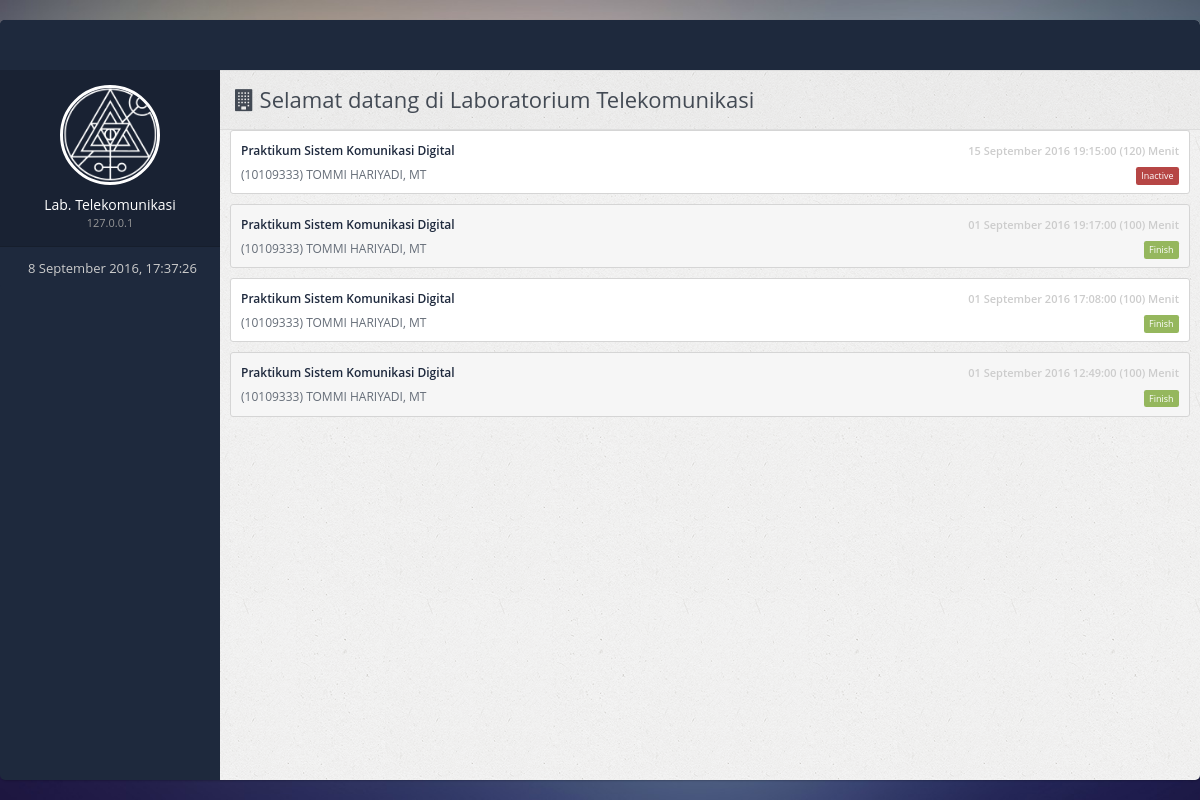
The page /absensi-machine on the database its author committed.
### tables this page shows
CREATE TABLE `laboratorium` (
  `id` int(11) NOT NULL,
  `nama_laboratorium` varchar(100) NOT NULL,
  `ip_address` varchar(16) NOT NULL,
  `created_at` datetime NOT NULL DEFAULT CURRENT_TIMESTAMP,
  `updated_at` timestamp NOT NULL DEFAULT CURRENT_TIMESTAMP ON UPDATE CURRENT_TIMESTAMP,
  `created_by` int(11) NOT NULL,
  `updated_by` int(11) NOT NULL
);

CREATE TABLE `mata_kuliah` (
  `id` int(11) NOT NULL,
  `nama_mata_kuliah` varchar(100) NOT NULL,
  `created_at` datetime NOT NULL DEFAULT CURRENT_TIMESTAMP,
  `updated_at` timestamp NOT NULL DEFAULT CURRENT_TIMESTAMP ON UPDATE CURRENT_TIMESTAMP,
  `created_by` int(11) NOT NULL,
  `updated_by` int(11) NOT NULL
);

CREATE TABLE `absensi` (
  `id` int(11) NOT NULL,
  `dosen_mata_kuliah_id` int(11) NOT NULL,
  `laboratorium_id` int(11) NOT NULL,
  `waktu_mulai` datetime NOT NULL,
  `durasi` int(11) NOT NULL COMMENT 'dalam menit',
  `waktu_selesai` datetime NOT NULL,
  `created_at` datetime NOT NULL DEFAULT CURRENT_TIMESTAMP,
  `updated_at` timestamp NOT NULL DEFAULT CURRENT_TIMESTAMP ON UPDATE CURRENT_TIMESTAMP,
  `created_by` int(11) NOT NULL,
  `updated_by` int(11) NOT NULL
);

CREATE TABLE `users` (
  `id` int(11) NOT NULL,
  `ip_address` varchar(16) NOT NULL,
  `username` varchar(100) NOT NULL,
  `password` varchar(80) NOT NULL,
  `salt` varchar(40) NOT NULL,
  `email` varchar(100) NOT NULL,
  `activation_code` varchar(40) DEFAULT NULL,
  `forgotten_password_code` varchar(40) DEFAULT NULL,
  `forgotten_password_time` int(11) UNSIGNED DEFAULT NULL,
  `remember_code` varchar(40) DEFAULT NULL,
  `created_on` int(11) UNSIGNED NOT NULL,
  `last_login` int(11) UNSIGNED DEFAULT NULL,
  `active` tinyint(1) UNSIGNED DEFAULT NULL,
  `name` varchar(100) NOT NULL,
  `gender` varchar(20) DEFAULT NULL
);

### application/views/absensi_machine/list_absensi_view.php (the view, shortened to what the rows shown need)
<div class="content-frame">
    <div class="content-frame-top">
        <div class="page-title">
            <h2><span class="fa fa-building"></span> Selamat datang di Laboratorium <?= $laboratorium->nama_laboratorium; ?></h2>
        </div>
    </div>
    <div class="row">
        <div class="col-md-12">
            <?php if(!empty($absensi)): ?>
            <div class="messages">
                <?php foreach($absensi as $data_absensi): ?>
                <div class="item">
                    <div class="text">
                        <div class="heading">
                            <a href="<?php echo site_url('absensi-machine/'.$data_absensi->id); ?>"><?= $data_absensi->mengajar->mata_kuliah->nama_mata_kuliah; ?></a>
                            <span class="date"><?= format_tanggal_indonesia($data_absensi->waktu_mulai, TRUE); ?> (<?= $data_absensi->durasi; ?>) Menit</span>
                        </div>
                        <?= "({$data_absensi->mengajar->dosen->nip}) {$data_absensi->mengajar->dosen->user->name}"; ?>
                        <span class="pull-right">
                            <?php echo absensi_status($data_absensi->waktu_mulai, $data_absensi->durasi, TRUE); ?>
                        </span>
                    </div>
                </div>
                <?php endforeach; ?>
            </div>
            <?php else: ?>
                <div class="alert alert-danger">Tidak ada Kelas</div>
            <?php endif; ?>
        </div>
    </div>
</div>

### application/helpers/absensi_helper.php (shortened to what the rows shown need)
<?php
function absensi_status($waktu_mulai, $durasi, $to_label = FALSE)
{
    $start_time = strtotime($waktu_mulai);
    $end_time = strtotime($waktu_mulai.' +'.$durasi.' minutes');
    $now = strtotime(date('Y-m-d H:i'));
    $status = NULL;
    if($end_time < $now)
    {
        $status = 'finish';
    }
    elseif($start_time > $now)
    {
        $status = 'inactive';
    }
    elseif($start_time <= $now && $now <= $end_time)
    {
        $status = 'active';
    }
    if($to_label === TRUE)
    {
        $status = absensi_status_label($status);
    }
    return $status;
}
function absensi_status_label($status)
{
    switch($status)
    {
        case "inactive":
            $status = "<span class='label label-danger'>Inactive</span>";
            break;
        case "finish":
            $status = "<span class='label label-success'>Finish</span>";
            break;
    }
    return $status;
}

### application/views/templates/_parts/public_master_sidebar_view.php (shortened to what the rows shown need)
<div class="page-sidebar scroll">
    <ul class="x-navigation x-navigation-custom">
        <li class="xn-profile">
            <div class="profile">
                <div class="profile-data">
                    <div class="profile-data-name">Lab. <?= $laboratorium->nama_laboratorium; ?></div>
                    <div class="profile-data-title"><?= $ip_address; ?></div>
                </div>
            </div>
        </li>
    </ul>
</div>

### rows shown on the page
laboratorium: nama_laboratorium "Telekomunikasi"
absensi: waktu_mulai "15 September 2016 19:15:00", durasi "120", nip "10109333", shows "Inactive"
mata_kuliah: nama_mata_kuliah "Praktikum Sistem Komunikasi Digital"
users: name "TOMMI HARIYADI, MT"
absensi: waktu_mulai "01 September 2016 19:17:00", durasi "100", nip "10109333", shows "Finish"
absensi: waktu_mulai "01 September 2016 17:08:00", durasi "100", nip "10109333", shows "Finish"
absensi: waktu_mulai "01 September 2016 12:49:00", durasi "100", nip "10109333", shows "Finish"

### other values the page prints
$ip_address "127.0.0.1"
